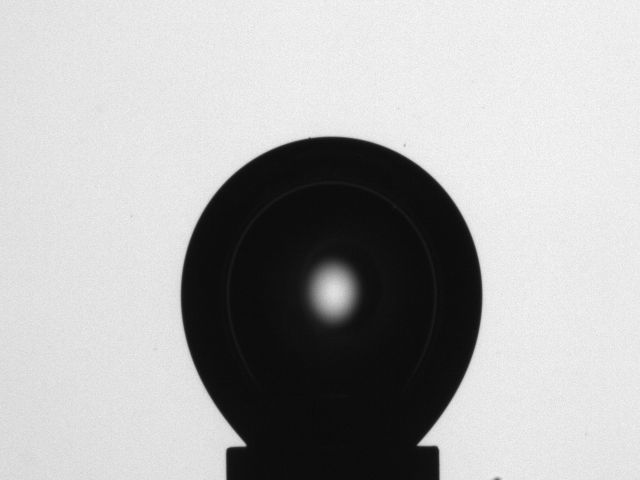
#> input picture frontend/exampleData/Drenckhan/02/000.jpg, 640 x 480 px
$ python -i image.py   (imports and definitions only)
#> lines starting #> are read from the running program, lines starting #| are printed output that depends on the picture; after the words box and inside, x2 and y2 are one past the last pixel; in counts of white or black regions, pixels touching at a corner belong together
import cv2
import numpy as np
from scipy import interpolate
from scipy.signal import savgol_filter
from joblib import Parallel, delayed
import multiprocessing
import matplotlib.pyplot as plt

class Mask:
    def __init__(self, x_0, x_1, y_0, y_1):
        self.x_0, self.x_1, self.y_0, self.y_1 = x_0, x_1, y_0, y_1
        if self.y_0 <= 0:
            self.y_0 = 1
        if self.y_1 <= 0:
            self.y_1 = 1
        if self.x_0 <= 0:
            self.x_0 = 1
        if self.x_1 <= 0:
            self.x_1 = 1

# [50 lines left out: functions plotData, saveShapeToFile, plotShape, plotShapes, area, not called in this run]

# Processes an array of image files into representation in parallel
def loadImages(files, flip=False, samples=250, capillary_region = 1 / 3, mask=Mask(0, 0, 0, 0)):
    return np.array(Parallel(n_jobs=multiprocessing.cpu_count())(delayed(loadImage)(file, flip, samples, capillary_region, mask) for file in files))

# Core logic to convert pixel data to the representation
def loadImage(file, flip=False, samples=250, capillary_region = 1 / 3, mask=Mask(0, 0, 0, 0), verbose=False):
    edges, grey, image_width, image_heigth = calculateEdges(file, flip=flip, mask=mask, verbose=verbose)
    cap_coords = getCapillaryViaCorners(grey, image_heigth, image_width, capillary_region)

    if (cap_coords is None):
        print("No capillary found via Corners... trying Lines")
        cap_coords = getCapillaryViaLines(edges, image_heigth, capillary_region)
    if (cap_coords is None):
        print("No capillary found via Lines...")
        return 0,0,0,0

    if verbose:
        plt.plot(cap_coords[0][0] + mask.x_0, cap_coords[0][1] + mask.y_0, marker=".", linestyle="None", color="red")
        plt.plot(cap_coords[1][0] + mask.x_0, cap_coords[1][1] + mask.y_0, marker=".", linestyle="None", color="blue")

    left_edges, right_edges, symmetry = splitAtSymmetry(edges,cap_coords)


    interp_r_s_r, interp_z_s_r,_,_,_, _, L_r, a_r = transformEdgeMatrixToInterpolation(right_edges)
    interp_r_s_l, interp_z_s_l,_, _,_,_, L_l, a_l = transformEdgeMatrixToInterpolation(left_edges)

    r_l,z_l, _ = getRepresentation(interp_r_s_l, interp_z_s_l, L_l, samples)
    r_r,z_r, _ = getRepresentation(interp_r_s_r, interp_z_s_r, L_r, samples)

    if verbose:
        plt.plot(r_r*a_r + symmetry + mask.x_0, -z_r*a_r + mask.y_0 + int(cap_coords[1][1]))
        plt.plot(-r_l*a_l + symmetry + mask.x_0, -z_l*a_l + mask.y_0 + int(cap_coords[0][1]))

    # Hacky solution to create nested numpy arrays with different sizes
    arr = np.array([[1,2,3],[4,5]], dtype=object)
    arr[0] = np.array([r_l, z_l]).T
    arr[1] = np.array([r_r, z_r]).T
    return arr

# Get the edges from pixel data
def calculateEdges(file, flip, mask, verbose):
#> called with file = 'exampleData/Drenckhan/02/000.jpg', flip = False, verbose = False
    if isinstance(file, str):
        img = cv2.imread(file)
#> img is the input picture: shape (480, 640, 3); min 8, max 248, mean 173.1
    else:
        img = file

    if flip:
        img = cv2.flip(img, 0)

    grey = cv2.cvtColor(img, cv2.COLOR_BGR2GRAY)
    grey = grey[mask.y_0 - 1:-mask.y_1]
#> grey: shape (479, 640)
    grey = grey.T[mask.x_0:-mask.x_1].T
#> grey: shape (479, 638)
    grey[:1] = np.ones(grey[:1].shape)
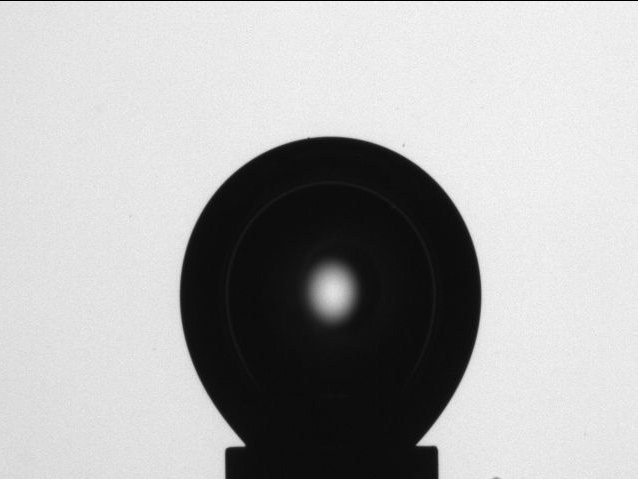
#> grey: shape (479, 638); min 1, max 248, mean 172.5
    edges = cv2.Canny(grey,185,200)
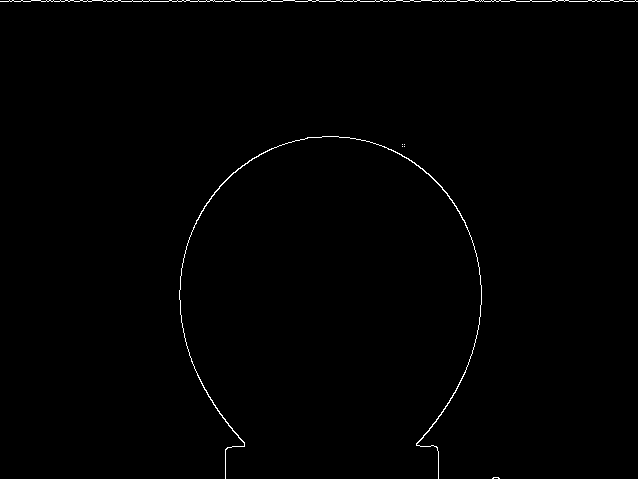
#> edges: shape (479, 638); 0.56% white in thin lines or dots

    if verbose:
        img[0:mask.y_0, ::] = (0,0,0)
        img[-mask.y_1:, ::] = (0,0,0)
        img[:: , 0:mask.x_0] = (0,0,0)
        img[:: , -mask.x_1:] = (0,0,0)
        plt.imshow(img)

    image_width = len(edges[0])
#> image_width = 638
    image_heigth = len(edges.T[0])
#> image_heigth = 479
#> in loadImage, `edges, grey, image_width, image_heigth = calculateEdges(file, flip=fli..`: image_width = 638; image_heigth = 479
    return edges, grey, image_width, image_heigth

# Capillary detection via line detection
def getCapillaryViaLines(edges, image_heigth, capillary_region):
    cap_coords = []
    lines = getLines(edges)
    for line in lines:
        x1, y1, _, y2 = line[0]

        if (y2 < image_heigth * capillary_region):
            cap_coords.append([x1, y1])

    if len(cap_coords) < 2:
        return None

    if (cap_coords[0][0] < cap_coords[1][0]):
        cap_coords.reverse()

    cap_coords = cap_coords[:2]
    cap_coords.reverse()
    return cap_coords

# Capillary detection via corner detection
def getCapillaryViaCorners(grey, image_heigth, image_width, capillary_region):
    cap_coords = []
    corners = getCorners(grey)
    for corner in corners:
        if corner[1] < image_heigth * capillary_region \
            and corner[0] > (1 / 2 - capillary_region) * image_width \
            and corner[0] < (1 / 2 + capillary_region) * image_width:
            cap_coords.append([corner[0], corner[1]])

    if len(cap_coords) < 2:
        return None

    if (cap_coords[0][0] < cap_coords[1][0]):
        cap_coords.reverse()

    cap_coords = cap_coords[:2]
    cap_coords.reverse()
    return cap_coords

def getLines(edges):
    return cv2.HoughLinesP(image=edges,rho=1,theta=1, threshold=30,
                            lines=np.array([]), minLineLength=15,
                            maxLineGap=3)
def getCorners(grey):
    dst = cv2.cornerHarris(grey,2,7,0.04)
    dst = cv2.dilate(dst,None)
    _, dst = cv2.threshold(dst,0.01*dst.max(),255,0)
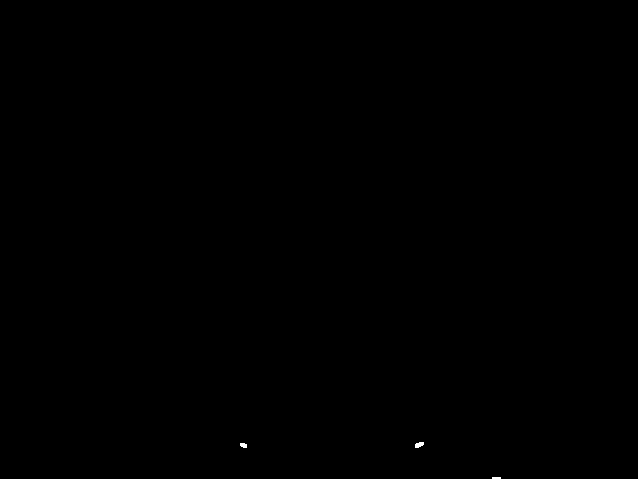
#> dst: shape (479, 638) float32; 0.03% white; 3 white regions (1 under 20 px), largest, box (x1, y1, x2, y2) and area: (415, 442, 424, 448) 40, (240, 443, 247, 448) 29
    dst = np.uint8(dst)

    _, _, _, centroids = cv2.connectedComponentsWithStats(dst)
#> centroids = [[318.5, 238.9], [243.1, 444.9], [418.8, 444.4], [496, 477.5]]
#> in getCapillaryViaCorners, `corners = getCorners(grey)`: corners = [[318.5, 238.9], [245.5, 445.6], [415.3, 445.1], [495.8, 475.8]]
#> the loop in getCapillaryViaCorners, `for corner in corners:` made 4 passes
#> after the loop in getCapillaryViaCorners, `for corner in corners:`: cap_coords = []
#> in getCapillaryViaLines, `lines = getLines(edges)`: lines = [[225, 478, 225, 449], [237, 169, 265, 151], [438, 478, 438, 451], [372, 142, 408, 158]]
#> the loop in getCapillaryViaLines, `for line in lines:` made 4 passes
#> (line, x1, y1, y2) on passes 1 to 4: ([[225, 478, 225, 449]], 225, 478, 449), ([[237, 169, 265, 151]], 237, 169, 151), ([[438, 478, 438, 451]], 438, 478, 451), ([[372, 142, 408, 158]], 372, 142, 158)
#> after the loop in getCapillaryViaLines, `for line in lines:`: cap_coords = [[237, 169], [372, 142]]
#> in getCapillaryViaLines, `cap_coords = cap_coords[:2]`: cap_coords = [[372, 142], [237, 169]]
#> in loadImage, `cap_coords = getCapillaryViaLines(edges, image_heigth, capillary_region)`: cap_coords = [[237, 169], [372, 142]]
    criteria = (cv2.TERM_CRITERIA_EPS + cv2.TERM_CRITERIA_MAX_ITER, 100, 0.001)
    return cv2.cornerSubPix(grey,np.float32(centroids),(7,7),(-1,-1),criteria)

# Splits the image at symmetry
def splitAtSymmetry(edges, capillary_coordinates):
    symmetry = (capillary_coordinates[1][0] + capillary_coordinates[0][0]) / 2.
#> symmetry = 304.5

    # Proper rounding has to be performed here
    right_edges = edges.T[int(symmetry):]
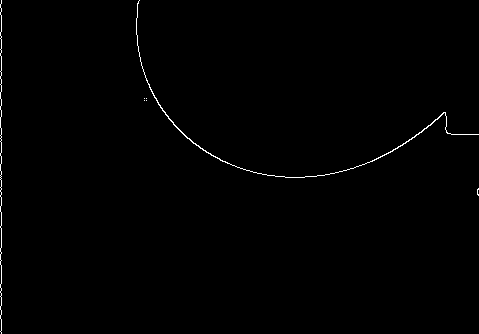
#> right_edges: shape (334, 479); 0.57% white in thin lines or dots
    right_edges = right_edges.T
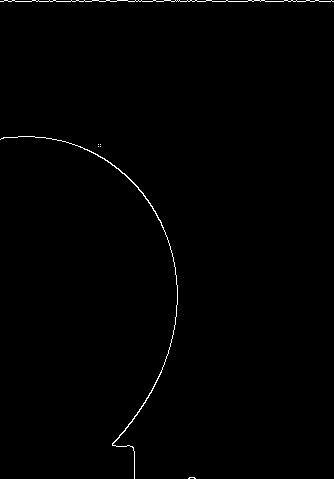
#> right_edges: shape (479, 334); 0.57% white in thin lines or dots
    right_edges = right_edges[int(capillary_coordinates[1][1]):]
#> right_edges: shape (337, 334); 0.45% white in thin lines or dots, all inside (x1, y1, x2, y2) = (66, 0, 196, 337)
    right_edges[0:2, ::] = 0
#> right_edges: shape (337, 334); 0.45% white in thin lines or dots, all inside (x1, y1, x2, y2) = (72, 2, 196, 337)
    right_edges[0, int(capillary_coordinates[1][0]) - int(symmetry)] = 255
#> right_edges: shape (337, 334); 0.45% white in thin lines or dots, all inside (x1, y1, x2, y2) = (68, 0, 196, 337)

    left_edges = edges.T[:int(symmetry) + 1]
#> left_edges: shape (305, 479); 0.56% white in thin lines or dots
    left_edges = np.flip(left_edges.T, 1)
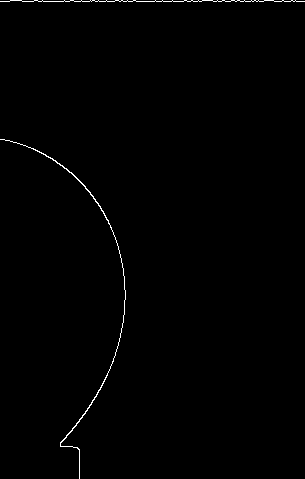
#> left_edges: shape (479, 305); 0.56% white in thin lines or dots
    left_edges = left_edges[int(capillary_coordinates[0][1]):]
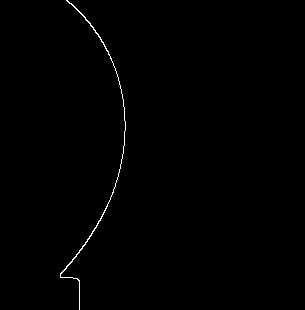
#> left_edges: shape (310, 305); 0.44% white in thin lines or dots, all inside (x1, y1, x2, y2) = (60, 0, 126, 310)
    left_edges[0:2, ::] = 0
#> left_edges: shape (310, 305); 0.44% white in thin lines or dots, all inside (x1, y1, x2, y2) = (60, 2, 126, 310)
    left_edges[0, int(symmetry) - int(capillary_coordinates[0][0])] = 255
#> in loadImage, `left_edges, right_edges, symmetry = splitAtSymmetry(edges,cap_coords)`: edges: shape (479, 638); 0.56% white in thin lines or dots
#> in getRawShapeFromEdgeMatrix, `raw_shape_z, raw_shape_r = np.where(np.fliplr(edgeMatrix) > 0)`: raw_shape_z = 507 values from 0 to 336; raw_shape_r = 507 values, max 265 at index 0, min 138 at index 502, mean 190.3
#> in getRawShapeFromEdgeMatrix, `raw_shape_z, raw_shape_r = -np.flipud(raw_shape_z), len(edgeMatrix[0])..`: raw_shape_z = 507 values from -336 to 0; raw_shape_r = 507 values, max 195 at index 4, min 68 at index 506, mean 142.7

    return left_edges, right_edges, symmetry

# Filter dirt or dust pixels from the shape by strictly enforcing a continous contour
def proximityFilter(raw_shape_z, raw_shape_r, proximity_threshold, symmetry_threshold):
#> called with raw_shape_z = array of shape (507,), raw_shape_r = array of shape (507,), proximity_threshold = 50, symmetry_threshold = 15
    prox_shape_z, prox_shape_r = [], []
    found_apex = False
    for i in range(0, len(raw_shape_r)):
        if not found_apex and raw_shape_r[i] > symmetry_threshold:
            continue
        elif not found_apex:
            found_apex = True
            prox_shape_z.append(raw_shape_z[i])
            prox_shape_r.append(raw_shape_r[i])
            continue

        if (raw_shape_z[i] - prox_shape_z[-1]) * (raw_shape_z[i] - prox_shape_z[-1]) + (raw_shape_r[i] - prox_shape_r[-1]) * (raw_shape_r[i] - prox_shape_r[-1]) < proximity_threshold:
            prox_shape_z.append(raw_shape_z[i])
            prox_shape_r.append(raw_shape_r[i])
#> after the loop, found_apex = False; prox_shape_r = []; prox_shape_z = []
    return np.array(prox_shape_z), np.array(prox_shape_r)

def getRawShapeFromEdgeMatrix(edgeMatrix):
    raw_shape_z, raw_shape_r = np.where(np.fliplr(edgeMatrix) > 0)
    raw_shape_z, raw_shape_r = -np.flipud(raw_shape_z), len(edgeMatrix[0]) - 1 - np.flipud(raw_shape_r)

    raw_shape_z, raw_shape_r = proximityFilter(raw_shape_z, raw_shape_r, proximity_threshold=50, symmetry_threshold=15) #50 15
#> raw_shape_z = empty array; raw_shape_r = empty array
    return raw_shape_z, raw_shape_r

# The edge matrix is used to create a cubic interpolation of the shape
# from which *any* data representation can be gathered
def transformEdgeMatrixToInterpolation(edgeMatrix):
    # Calculate shape vectors from edge matrix
    raw_shape_z, raw_shape_r = getRawShapeFromEdgeMatrix(edgeMatrix)
#> raw_shape_z = empty array; raw_shape_r = empty array

    #Smoothe shape array to get subpixel precision
    savgol_shape_r = savgol_filter(raw_shape_r, 7, 2, mode="nearest") #5
#> savgol_shape_r = empty array
    savgol_shape_z = savgol_filter(raw_shape_z, 7, 2, mode="nearest") #5
#> savgol_shape_z = empty array

    #Scale by capillary width
#> (the run stopped early here; a loop or call above may not have finished)
